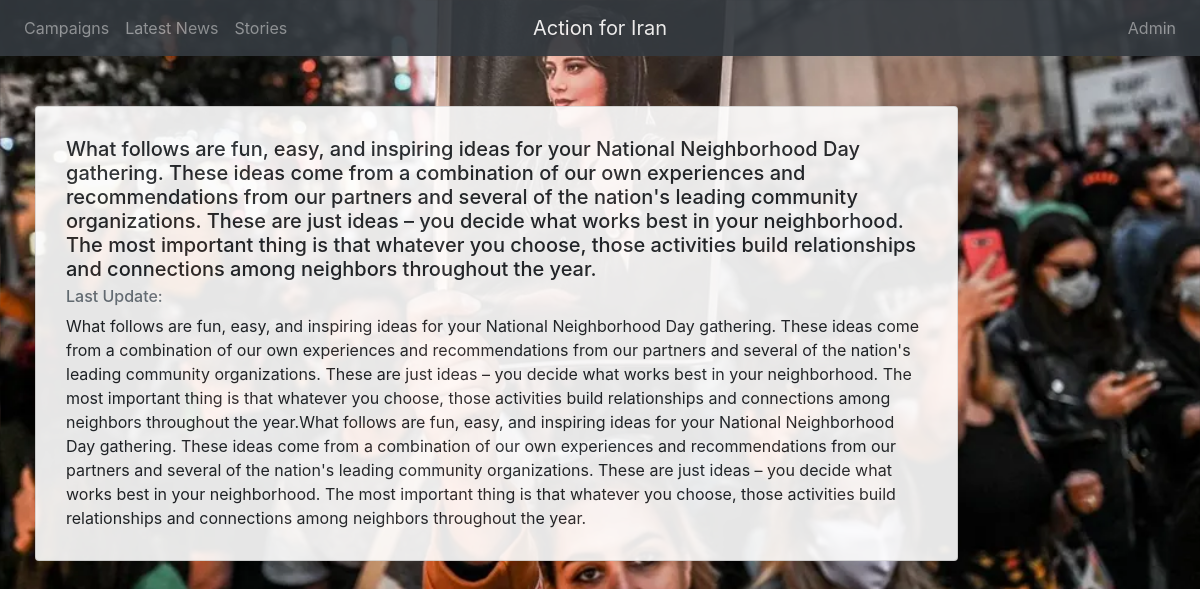
Page /campaign/4/campaignDetails on the committed database.
### campaigns/models.py (models this page shows)
class Campaign(models.Model):
    action_types = [
        (1,"Informational campaign"),
        (2,"Politician reachout"),
        (3,"Neighbood event")
    ]
    created_at = models.DateTimeField(auto_now_add=True)
    updated_at = models.DateTimeField(auto_now=True)
    action_type = models.PositiveSmallIntegerField(choices = action_types, default = 1)
    short_description = models.TextField()
    long_description = models.TextField()
    due_date = models.DateField(default= date.today() + timedelta(days= 90))
    cover_image = models.ImageField(upload_to='images/', null=True, blank=True)
    completed_on = models.DateField(blank = True, null=True),
    completion_note = models.TextField(blank = True, null=True)
    url = models.URLField(max_length=200, blank=True)
    contact_person = models.ForeignKey(ContactPerson, on_delete=models.SET_DEFAULT, default=None, null=True)
    ready_for_release= models.BooleanField(default=False)

### campaigns/views.py (the view)
# urls.py: path('campaign/<int:id>/campaignDetails', views.showCampaignDetails)
def showCampaignDetails(request, id):
    campaign = Campaign.objects.get(id = id)
    context = {
        'campaign': campaign,
        'updates':CampaignUpdate.objects.filter(campaign = campaign).order_by('-created_at')
    }
    print("*******", CampaignUpdate.objects.filter(campaign = campaign))
    return render(request, 'campaingDetails.html', context = context)

### campaigns/templates/campaingDetails.html (shortened to what this page needs)
{% extends 'base.html' %}
{% block content %}
    <div class=" row justify-content-left">
        <div class="card w-75" style="width: 100;">
            <div class="card-body">
            <h5 class="card-title">{{campaign.short_description}}</h5>
            <h6 class="card-subtitle mb-2 text-muted">Last Update: {{update.updated_at}}</h6>
            <p class="card-text">{{campaign.long_description }}</p>
            </div>
        </div>
    </div>
{% endblock %}

### campaigns/static/css/style.css (style rules this page uses)
body { background: white url("../images/background.webp"); background-size: 100%; opacity: 0.9; }
.card { padding: 10px; margin:50px; }

### rows in the picture
Campaign: short_description "What follows are fun, easy, and inspiring ideas for your National Neighborhood Day gathering. These ideas come from a combination of our own experiences and recommendations from our partners and several of the nation's leading community organizations. These are just ideas – you decide what works best in your neighborhood. The most important thing is that whatever you choose, those activities build relationships and connections among neighbors throughout the year.", long_description "What follows are fun, easy, and inspiring ideas for your National Neighborhood Day gathering. These ideas come from a combination of our own experiences and recommendations from our partners and several of the nation's leading community organizations. These are just ideas – you decide what works best in your neighborhood. The most important thing is that whatever you choose, those activities build relationships and connections among neighbors throughout the year.What follows are fun, easy, and inspiring ideas for your National Neighborhood Day gathering. These ideas come from a combination of our own experiences and recommendations from our partners and several of the nation's leading…"
